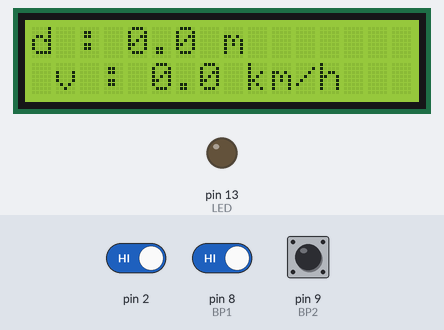
Bench run of a sketch on a simulated Arduino Uno, built with avr-gcc and run on an emulated ATmega328P. On the bench: 16×2 character LCD, output pins drawn as LEDs (lit = HIGH). The inputs (shaded band) are chosen by the test bench; at power-on: pin 8 (BP1) HIGH, pin 2 HIGH, pin 9 (BP2) HIGH. What the sketch prints to the serial monitor is not drawn.

Above: at 2.6 s.
2.7 s: pin 8 (BP1) driven LOW
At 4.0 s:
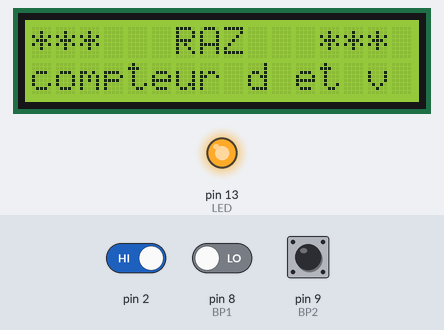
5.7 s: pin 2 driven LOW
8.2 s: pin 9 (BP2) driven LOW
At 9.9 s:
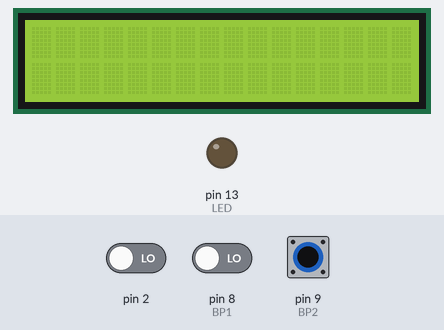
10.2 s: pin 9 (BP2) driven HIGH
At 11.2 s:
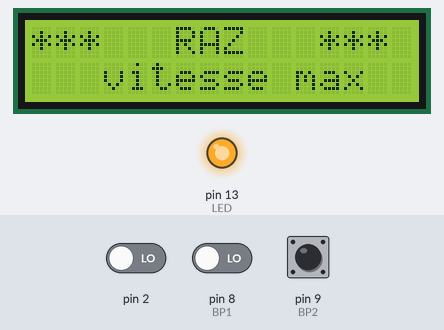
13.2 s: pin 8 (BP1) driven HIGH
At 14.9 s:
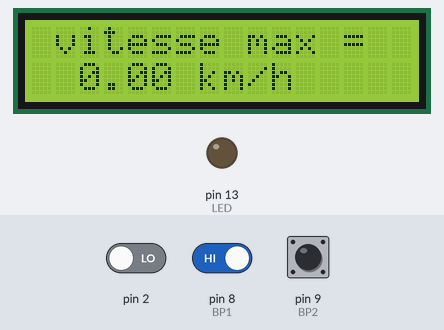
15.7 s: pin 9 (BP2) pulsed LOW 5 times (0.12 s each, 0.3 s apart)
At 15.92 s:
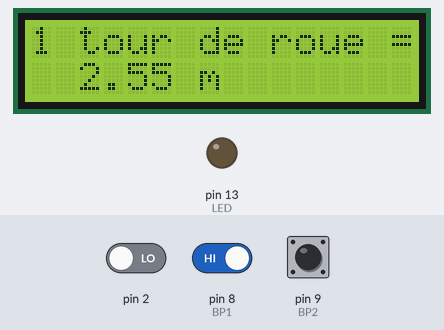
Timing chart, 0 to 18.7 s (numbered marks = the images above; inputs shaded):
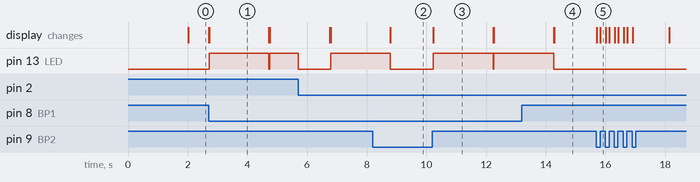

Measured:
- after the input at 2.7 s, pin 13 (LED): LOW → HIGH at once, → LOW 2.0 s later, → HIGH 0.03 s later; the display: first changes at once (image 1 shows a later state)
- after the input at 8.2 s, pin 13 (LED): goes on until 8.8 s, then stays LOW
- after the input at 10.2 s, pin 13 (LED): LOW → HIGH at once, → LOW 2.0 s later, → HIGH 0.03 s later; the display: changes at once (image 3)
- after the input at 13.2 s, pin 13 (LED): goes on until 14.3 s, then stays LOW; the display: first differs from a run without the input after 1.1 s (image 4)
- after the input at 15.7 s, the display: first changes at once (image 5 shows a later state)
- what the display in image 1 shows lasts 2.0 s, from 2.7 s to 4.7 s

The sketch:

VelArduino3.ino
```cpp
// VELARDUINO
// Version du 07 02 2023
// MAE avec menus
// Affichage de la vitesse et de la distance
// affichage toutes les 2 secondes
// Si pas d'impulsion sur les 2 secondes v = 0
// Flash de la led à chaque \_ de l'ILS
// debounce sur IT
// bouton gauche : reglage - bouton droit : menu suiavnt

#include <LiquidCrystal.h>
#include <EEPROM.h>

#define  BP1 8
#define  BP2 9
#define LED     13
#define d 65  //diamètre de la roue en cm
#define pi 3.141592653

unsigned long delta_t, compteur, compteur_old, dernierPassage = 0 ;
unsigned long temps_courant, temps_avant = 0 ;

float p, vitesse, vitesse_old, vitesse_max, distance = 0 ;
const int delaiAntiRebond = 10;
const int delaiAffich = 2000 ;
const int delaiAppuiLong = 1000 ;
int etat, etat_old = 0 ;

LiquidCrystal lcd(12, 11, 5, 4, 3, 7); // broche de l'afficheur

void setup()
{
  // broche d'entrée pour les interruptions => ILS
  pinMode(2, INPUT);
  pinMode(LED, OUTPUT);
  pinMode(BP1, INPUT);
  pinMode(BP2, INPUT);
  lcd.begin(16, 2); // specifie les dimensions de l'afficheur : 16 car et 2 lignes
  p = EEPROM.read(0);     // lecture perimetre de la roue à l'@0
  if (p==0) {p = 200 ; } // 200 cm si p = 0
  compteur_old = 0;
  compteur=0;
  // activer interruptions
  attachInterrupt(digitalPinToInterrupt(2), comptage, FALLING); // initialisation de l'interruption externe sur le port 2 (front descendant)
  interrupts();
  // initialisation liaison série
  Serial.begin(115200);
  etat = 1 ;
}

void loop()  // Programme principal
{ int etat_bp1 ;
  int etat_bp2 ;
  switch (etat)
  {
    case (1):
    // ***********  affichage distance et vitesse **************
    // calcul et affichage périodique de vitesse et distance (2s)
    temps_courant = millis();
    if ((temps_courant - temps_avant) > delaiAffich )
    {
    // determination vitesse
      if (delta_t !=0) // delta_t = ecart de temps entre deux impulsions
      {  vitesse = 36* p / delta_t;   // vitesse en km/h
        vitesse_old = vitesse ; }    // on memorise la derniere valeur valable
      else
      { vitesse = vitesse_old ; } // si division par zero on garde l'ancienne valeur !

      if (compteur == compteur_old) // Si le compteur d'impulsion n'a pas incrémenté depuis la derniere loop , la vitesse = 0 !
      {   vitesse =0;  }
      // vitesse maxi

      if (vitesse > vitesse_max)
      { vitesse_max = vitesse;}

    // determination distance
    distance = (compteur*p)/100;

    // affichage lcd + serial
    affichValeurs(distance, vitesse);
    Serial.println("d =" + String(d, DEC) + "-- v =" + String(vitesse, DEC) + "-- delta_t =" + String(delta_t, DEC) + "-- compteur =" + String(compteur, DEC) + "-- compteur_old =" + String(compteur_old, DEC));
    compteur_old = compteur; // mémorisation de l'ancienne valeur de compteur
     temps_avant = temps_courant ;
    } //
  // lecture des BPs
  etat_bp1=digitalRead(BP1);
  etat_bp2 = digitalRead(BP2);

  if (etat_bp1==0)// si bouton relaché
  {
    etat = 2 ;
    lcd.clear();
  }
  if (etat_bp2 ==0)
  {
     lcd.clear();
    do { etat_bp2 = digitalRead(BP2);} while (etat_bp2==0);
    etat = 3 ;

  }
  break ; // fin etat1

   case (2):
   // **************  RAZ d et v   ********************
    digitalWrite(LED,HIGH);
    lcd.setCursor(0, 0);
    lcd.print("***   RAZ   ***");
    lcd.setCursor(0, 1);
    lcd.print("compteur d et v  ");
    delta_t = 0 ;
    vitesse = 0 ;
    vitesse_old = 0 ;
    distance = 0 ;
    compteur = 0 ;
    delay(delaiAffich);
    etat = 1 ;
    lcd.clear();
    digitalWrite(LED,LOW);
    break ; // fin etat 2

    case(3):
    // *****    affichage v max    *****
    lcd.setCursor(0, 0);
    lcd.print(" vitesse max = ");
    lcd.setCursor(2, 1);
    lcd.print(vitesse_max);
    lcd.print(" km/h");
    etat_bp1=digitalRead(BP1);
    etat_bp2 = digitalRead(BP2);
    if (etat_bp1==0)// si bouton appuyé
    { etat = 4 ; // RAZ v max
      lcd.clear();
    }
    if (etat_bp2==0)// si bouton appuyé
    {lcd.clear();
     do { etat_bp2 = digitalRead(BP2);} while (etat_bp2==0);
    etat = 5 ;
    }
    break ;

  case (4):
  //*****    RAZ vitesse max     *****
    digitalWrite(LED,HIGH);
    lcd.setCursor(0, 0);
    lcd.print("***   RAZ   ***");
    lcd.setCursor(0, 1);
    lcd.print("   vitesse max   ");
    vitesse_max = 0 ;
    delay(delaiAffich);
    etat = 3 ;
    lcd.clear();
    digitalWrite(LED,LOW);
    break ; // fin etat 4

    case(5):
    //*****     affichage perimetre     *****
    lcd.setCursor(0, 0);
    lcd.print("1 tour de roue =");
    lcd.setCursor(2, 1);
    lcd.print(p/100);
    lcd.print(" m");
    etat_bp1=digitalRead(BP1);
    etat_bp2 = digitalRead(BP2);
    if (etat_bp1==0)// si bouton appuyé
    {lcd.clear();
    do { etat_bp1 = digitalRead(BP1);} while (etat_bp1==0);
    etat = 6 ; // RAZ v max
     }
    if (etat_bp2==0)// si bouton appuyé
    { lcd.clear();
     do { etat_bp2 = digitalRead(BP2);} while (etat_bp2==0);
    etat = 1 ;
    }
    break ;

     case(6): //
     //*****     Reglage perimetre     *****
    digitalWrite(LED,HIGH);
    lcd.setCursor(0, 0);
    lcd.print("1 tour de roue =");
    lcd.setCursor(0, 1);
    lcd.print("* ");
    lcd.print(p/100);
    lcd.print(" m");
    etat_bp1=digitalRead(BP1);

    int press_bp2 = detectPress(BP2, delaiAntiRebond, delaiAppuiLong);
    if (press_bp2 == 1 ){ p++ ;} // appui court
    if (press_bp2 == 2 ) { p = p+10 ;} // appui long
    if (p>230){p = 90 ; }

    if (etat_bp1==0)// si bouton appuyé
    {lcd.clear();
    do { etat_bp1 = digitalRead(BP1);} while (etat_bp1==0);
    etat = 5 ; // RAZ v max
    digitalWrite(LED,LOW);
    //EEPROM.write(0,p);
    EEPROM.update(0, p); // update n'écrit que si la data est differente de celle deja présente !
     }
    break ;
}// fin switch case
if (etat != etat_old )
  { Serial.print("Etat = "); Serial.println(etat);
  etat_old = etat ;
  }
delay(10); // stabilité/inertie boucle
} // fin loop
// *****  Comptage - routine d'interruptions *****

void comptage () // routine IT compte les \_ et mesure l'ecart entre deux \_ et
{  digitalWrite(LED, HIGH) ;
   unsigned long temps = millis() ;
   delta_t = temps - dernierPassage ;  // intervalle de temps entre 2 passages du
  if (delta_t > delaiAntiRebond) // on ne valide que les impulsions assez grande (on vire les rebonds)
  {
    compteur++;  // Incrémente le compteur seulement si le temps depuis le dernier appui est supérieur au délai anti-rebond
    // debug
    Serial.println("t : " + String(temps) + "  ms : dernierPassage : " + String(dernierPassage) + " ms delta_t : " + String(delta_t) + " ms : cpmtr " + String(compteur, DEC)) ;
    dernierPassage = millis();
  }
   digitalWrite(LED, LOW) ;
} // fin void comptage

// **** affichValeurs (sur LCD)  ****
void affichValeurs(float dist, float vit) // affichage v et d sur LCD
{
  lcd.setCursor(0, 0);
  lcd.print("d : ");
  lcd.print(dist,1);
  lcd.print(" m   ");
  lcd.setCursor(1, 1);
  lcd.print("v : ");
  lcd.print(vit,1);
  lcd.print(" km/h   ");
} // fin void affichVal

// ****  detectPress (appui long/court sur BP)  ****
int detectPress(int buttonPin, int debounceDelay, int longPressDuration) {
  // cette fonction retourne 0 si pas d'appui sur BP
  // 1 si appui court et 2 si appui long

  int buttonState = digitalRead(buttonPin);
  int lastButtonState = buttonState;
  unsigned long lastDebounceTime = 0;

  if (buttonState != lastButtonState)
  { lastDebounceTime = millis(); }

  if ((millis() - lastDebounceTime) > debounceDelay) {
    if (buttonState == LOW) {
      unsigned long currentTime = millis();
      while (digitalRead(buttonPin) == LOW) {
       if ((millis() - currentTime) > longPressDuration) {
          return 2;
        }
      }
      return 1;
    }
  }
  return 0;
}
```
